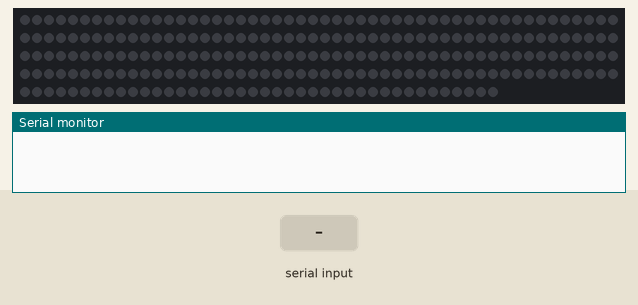
Simulated run of this sketch. Board: Arduino Uno, built with avr-gcc and run on an emulated ATmega328P. Parts: 240 RGB LEDs in strip order, left to right, continuing on the next row, the last lines printed to the serial monitor. Inputs (shaded band) come from the test bench. Dim RGB values are drawn brighter than linear; the strip is taken to match the declared colour order.

Above: at 1.2 s.
1.3 s: "90,45,200\n" received over Serial
At 2.1 s:
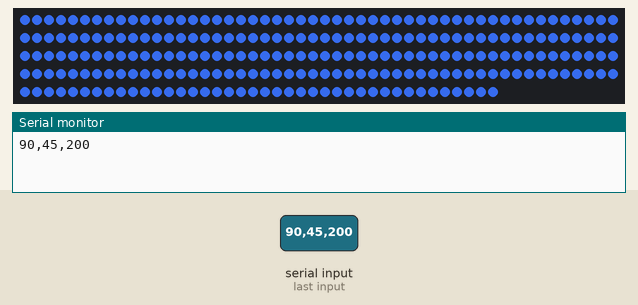
2.8 s: "30,150,10\n" received over Serial
At 3.2 s:
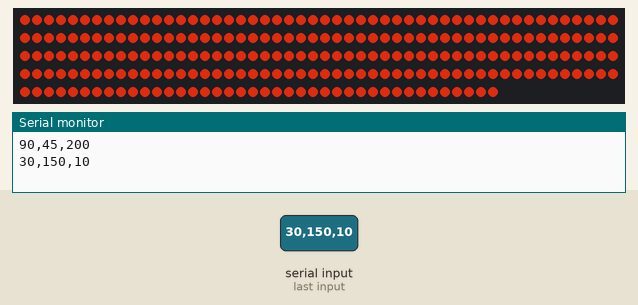
4.3 s: "90,45\n" received over Serial
At 6.1 s:
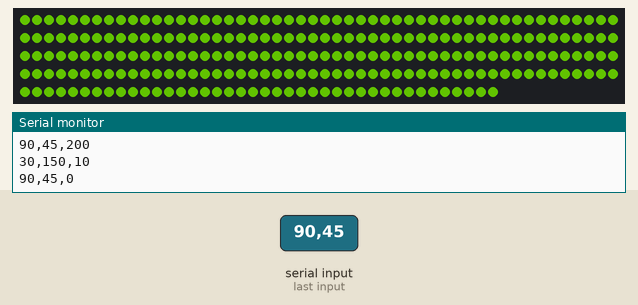
6.8 s: "90\n" received over Serial
At 9.6 s:
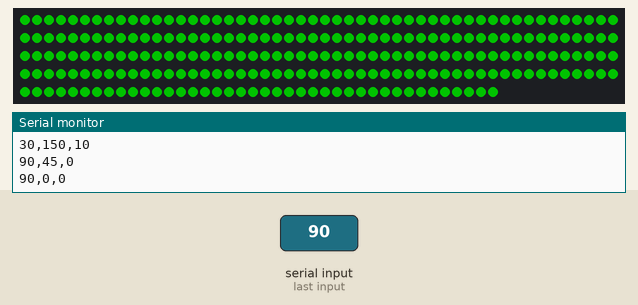
9.8 s: "1,90,45\n" received over Serial
At 11.0 s:
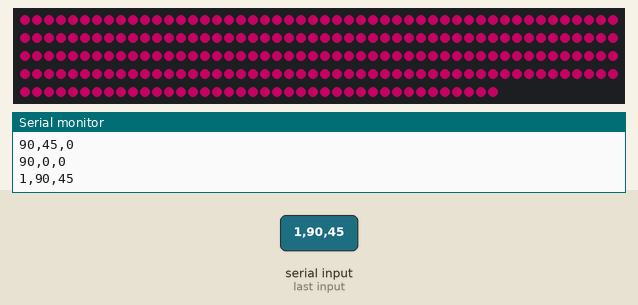
Timing chart, 0 to 12.3 s (numbered marks = the images above; inputs shaded):
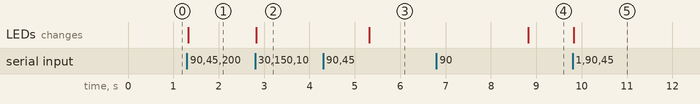

Measured:
- after the input at 1.3 s, the LEDs: change at once (image 1)
- after the input at 2.8 s, the LEDs: change at once (image 2)
- after the input at 4.3 s, the LEDs: change after 1.0 s (image 3)
- after the input at 6.8 s, the LEDs: change after 2.0 s (image 4)
- after the input at 9.8 s, the LEDs: change at once (image 5)

The sketch:

ColorTell.ino
```cpp
#include <Adafruit_NeoPixel.h>
#ifdef __AVR__
  #include <avr/power.h>
#endif

#define LED_PIN  11

#define COLOR_ORDER GRB
#define CHIPSET     WS2811

#define NUM_LEDS 240

Adafruit_NeoPixel pixels = Adafruit_NeoPixel(NUM_LEDS, LED_PIN, NEO_RGBW + NEO_KHZ800);

void setup() {
  // put your setup code here, to run once:
	Serial.begin(9600);
    pixels.begin(); // This initializes the NeoPixel library.
  pixels.show();
}

void loop() {
  // put your main code here, to run repeatedly:
  if(Serial.available() > 2)
  {
  	int red = Serial.parseInt();
  	int green = Serial.parseInt();
  	int blue = Serial.parseInt();

  	Serial.print(red);
  	Serial.print(',');
  	Serial.print(green);
  	Serial.print(',');
  	Serial.println(blue);

  	for(int i = 0; i<NUM_LEDS; i++)
  		pixels.setPixelColor(i, pixels.Color(green, red, blue));


  }

  pixels.show();

}
```
